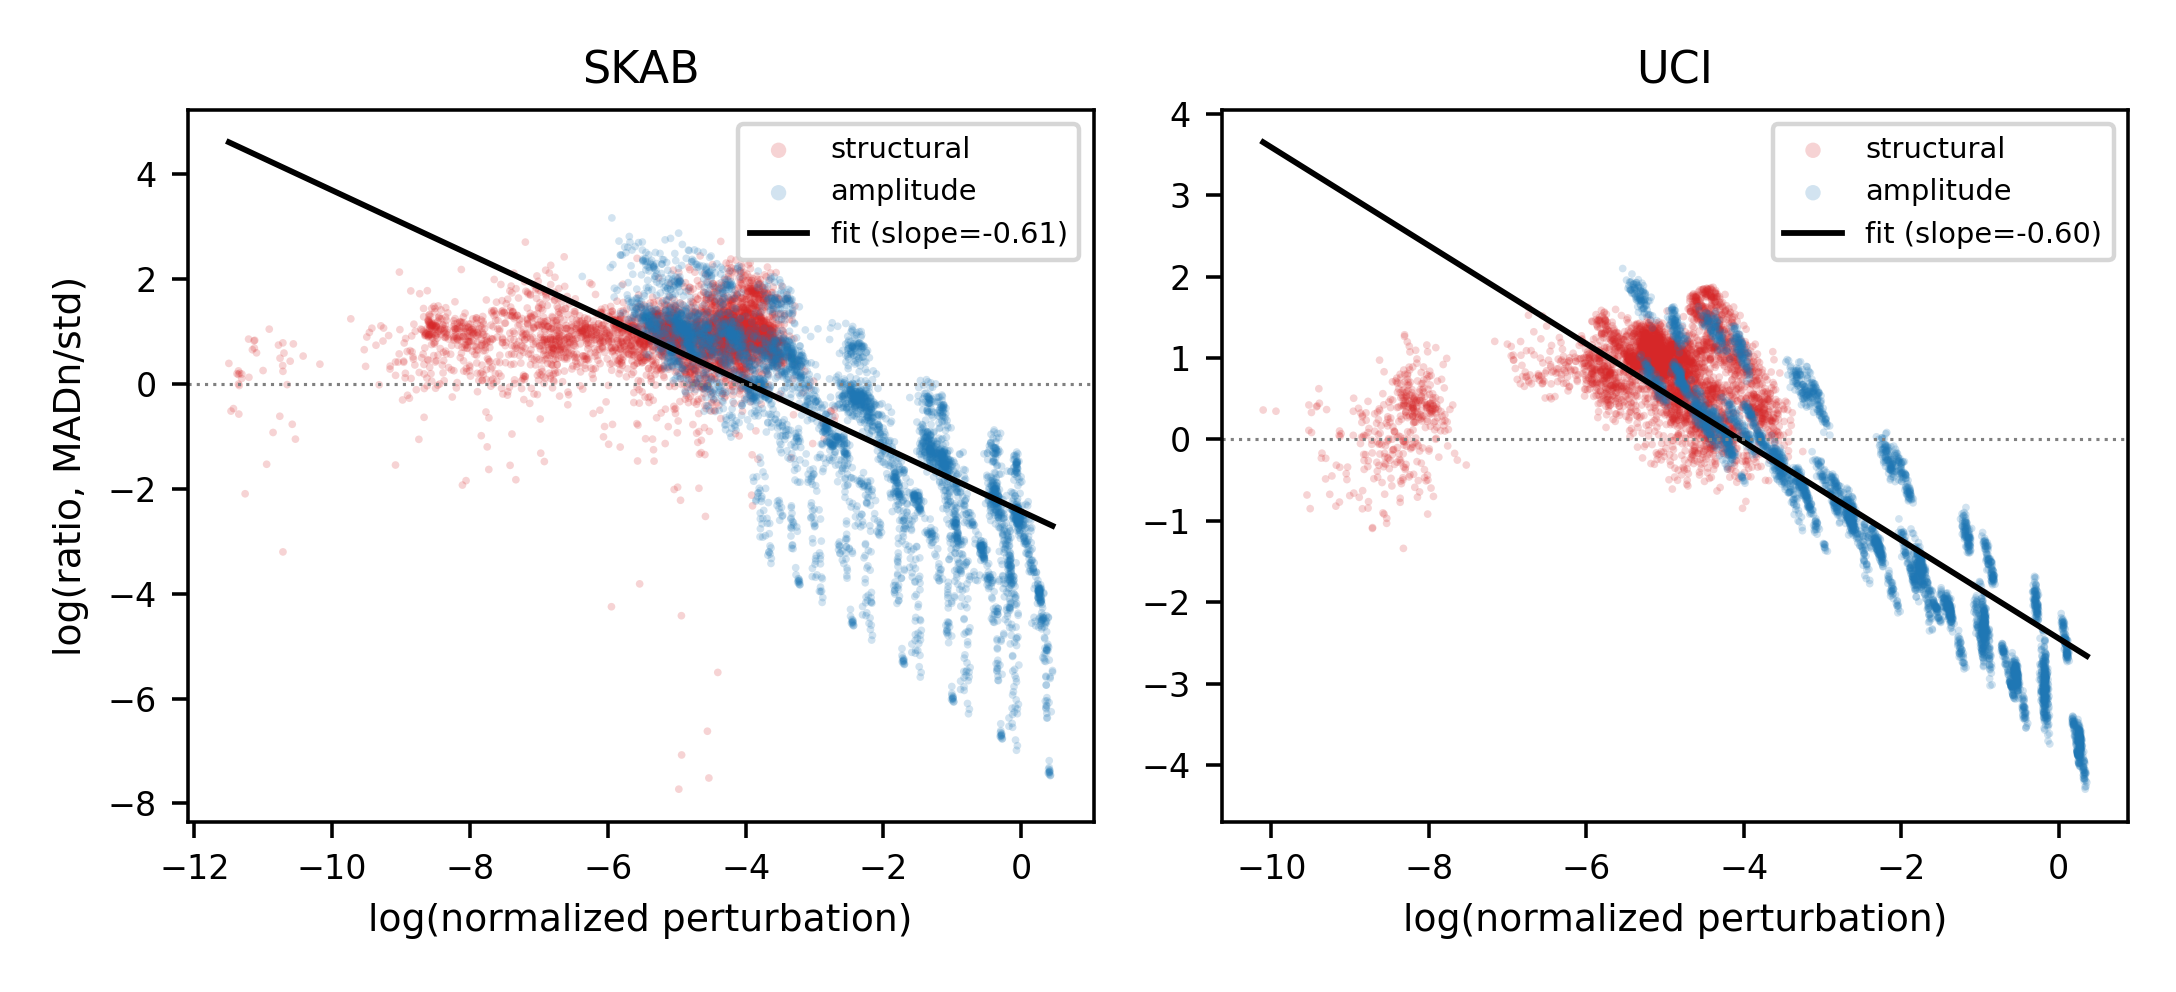

Recreate this plot in Python.
"""Reproduces fig_perturbation_magnitude.pdf: log(ratio) vs. log(normalized
perturbation), SKAB and UCI side by side, points colored by defect family
(structural vs. amplitude), with the naive-pooled fitted line per domain.

Reads results/perturbation/perturbation_valid.csv (produced by
experiments/run_perturbation_analysis.py). Does not re-run the sweep.
"""
import os

import matplotlib
matplotlib.use('Agg')
import matplotlib.pyplot as plt
import numpy as np
import pandas as pd
from scipy import stats as spstats

_REPO_ROOT = os.path.dirname(os.path.dirname(os.path.abspath(__file__)))
VALID_CSV = os.path.join(_REPO_ROOT, 'results', 'perturbation', 'perturbation_valid.csv')
OUT_PDF = os.path.join(os.path.dirname(os.path.abspath(__file__)), 'fig_perturbation_magnitude.pdf')
OUT_PNG = os.path.join(os.path.dirname(os.path.abspath(__file__)), 'fig_perturbation_magnitude.png')


def main():
    df = pd.read_csv(VALID_CSV)
    df['logx'] = np.log(df['norm_pert'])
    df['logy'] = np.log(df['ratio'])

    fig, axes = plt.subplots(1, 2, figsize=(6.8, 3.1))
    colors = {'structural': 'tab:red', 'amplitude': 'tab:blue'}
    for ax, domain in zip(axes, ['SKAB', 'UCI']):
        sub = df[df.domain == domain]
        r = spstats.linregress(sub['logx'], sub['logy'])
        for fam, c in colors.items():
            g = sub[sub.family == fam]
            ax.scatter(g['logx'], g['logy'], s=3, alpha=0.2, color=c, label=fam, edgecolor='none')
        xs = np.linspace(sub['logx'].min(), sub['logx'].max(), 50)
        ax.plot(xs, r.intercept + r.slope * xs, color='black', linewidth=1.3,
                label=f'fit (slope={r.slope:.2f})')
        ax.axhline(0, color='gray', linewidth=0.7, linestyle=':')
        ax.set_title(domain, fontsize=10)
        ax.set_xlabel('log(normalized perturbation)', fontsize=8.5)
        ax.tick_params(labelsize=7.5)
        if domain == 'SKAB':
            ax.set_ylabel('log(ratio, MADn/std)', fontsize=8.5)
        ax.legend(fontsize=6.5, loc='upper right', markerscale=2)

    plt.tight_layout()
    plt.savefig(OUT_PDF)
    plt.savefig(OUT_PNG, dpi=320)
    print(f"Wrote {OUT_PDF}")


if __name__ == '__main__':
    main()
